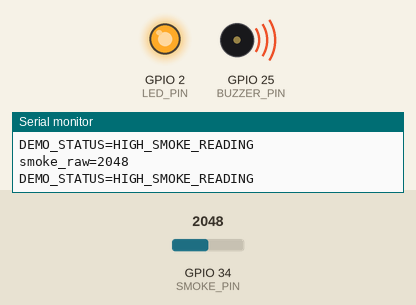
The sketch below on a simulated ESP32. On the bench: output pins drawn as LEDs (lit = HIGH), buzzer (waves = sounding, pin HIGH), the last lines printed to the serial monitor. The inputs (shaded band) are chosen by the test bench; at power-on: GPIO 34 (SMOKE_PIN) = 2048.

Above: at 2.8 s.
2.9 s: GPIO 34 (SMOKE_PIN) set to 528
5.6 s: GPIO 34 (SMOKE_PIN) set to 479
At 6.7 s:
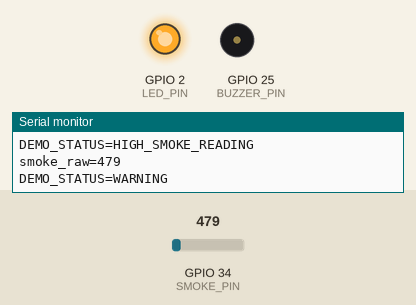
8.3 s: GPIO 34 (SMOKE_PIN) set to 329
11.2 s: GPIO 34 (SMOKE_PIN) set to 280
At 12.5 s:
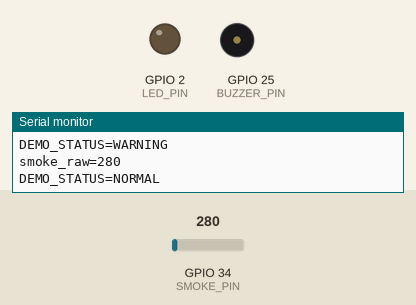
13.9 s: GPIO 34 (SMOKE_PIN) set to 491
At 15.2 s:
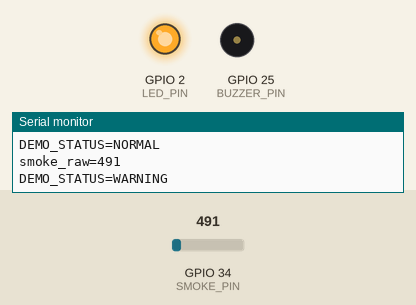
16.6 s: GPIO 34 (SMOKE_PIN) set to 0
At 18.3 s:
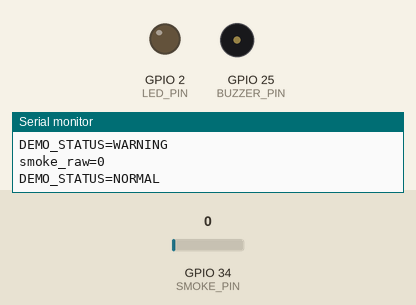
Timing chart, 0 to 19.8 s (numbered marks = the images above; inputs shaded):
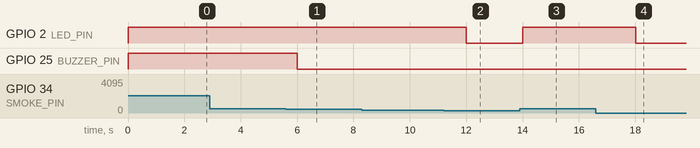

Measured:
- the behaviour switches between 500 and 499 on GPIO 34 (SMOKE_PIN) (found by bisection; images 0 and 1)
- the behaviour switches between 300 and 299 on GPIO 34 (SMOKE_PIN) (found by bisection; images 1 and 2)
- after the input at 5.6 s, GPIO 25 (BUZZER_PIN): HIGH → LOW after 0.41 s
- after the input at 11.2 s, GPIO 2 (LED_PIN): HIGH → LOW after 0.81 s
- after the input at 13.9 s, GPIO 2 (LED_PIN): LOW → HIGH after 0.11 s
- after the input at 16.6 s, GPIO 2 (LED_PIN): HIGH → LOW after 1.4 s

The sketch:

esp32_forest_guardian.ino
```cpp
/*
  EcoGuardian ESP32 starter sketch
  IMPORTANT:
  - This is starter code, not a validated fire detection system.
  - Confirm your exact sensor model, wiring, voltage, and thresholds first.
  - Do not expose sensors to real flames or dangerous smoke.
*/
const int SMOKE_PIN = 34;       // Example analog input; adjust to your board/wiring
const int TEMP_PIN = 35;        // Example only. Many temperature sensors use a digital bus.
const int BUZZER_PIN = 25;      // Optional buzzer
const int LED_PIN = 2;          // Onboard LED varies by ESP32 board

// Placeholder values only. Calibrate for the exact sensor and environment.
const int SMOKE_WARNING = 300;
const int SMOKE_HIGH = 500;

void setup() {
  Serial.begin(115200);
  pinMode(BUZZER_PIN, OUTPUT);
  pinMode(LED_PIN, OUTPUT);
  digitalWrite(BUZZER_PIN, LOW);
  digitalWrite(LED_PIN, LOW);
  Serial.println("EcoGuardian sensor starter ready");
  Serial.println("Check wiring and calibrate thresholds before testing.");
}

void loop() {
  int smokeRaw = analogRead(SMOKE_PIN);
  // TEMP_PIN is not read here because temperature sensors require model-specific code.
  Serial.print("smoke_raw=");
  Serial.println(smokeRaw);

  if (smokeRaw >= SMOKE_HIGH) {
    digitalWrite(LED_PIN, HIGH);
    digitalWrite(BUZZER_PIN, HIGH);
    Serial.println("DEMO_STATUS=HIGH_SMOKE_READING");
  } else if (smokeRaw >= SMOKE_WARNING) {
    digitalWrite(LED_PIN, HIGH);
    digitalWrite(BUZZER_PIN, LOW);
    Serial.println("DEMO_STATUS=WARNING");
  } else {
    digitalWrite(LED_PIN, LOW);
    digitalWrite(BUZZER_PIN, LOW);
    Serial.println("DEMO_STATUS=NORMAL");
  }

  delay(2000);
}
```
